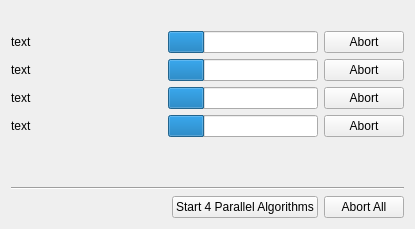
<?xml version="1.0" encoding="UTF-8"?>
<ui version="4.0">
 <class>Form</class>
 <widget class="QWidget" name="Form">
  <property name="geometry">
   <rect>
    <x>0</x>
    <y>0</y>
    <width>415</width>
    <height>229</height>
   </rect>
  </property>
  <property name="windowTitle">
   <string>Progress Observer of Algorithm Calls</string>
  </property>
  <layout class="QVBoxLayout" name="verticalLayout">
   <item>
    <widget class="QLabel" name="lblStatus">
     <property name="text">
      <string/>
     </property>
    </widget>
   </item>
   <item>
    <layout class="QGridLayout" name="gridLayout">
     <item row="0" column="0">
      <widget class="QLabel" name="lblRun1">
       <property name="sizePolicy">
        <sizepolicy hsizetype="MinimumExpanding" vsizetype="Preferred">
         <horstretch>0</horstretch>
         <verstretch>0</verstretch>
        </sizepolicy>
       </property>
       <property name="text">
        <string>text</string>
       </property>
      </widget>
     </item>
     <item row="0" column="1">
      <widget class="QProgressBar" name="progressRun1">
       <property name="value">
        <number>24</number>
       </property>
       <property name="textVisible">
        <bool>false</bool>
       </property>
       <property name="invertedAppearance">
        <bool>false</bool>
       </property>
       <property name="format">
        <string>%p%</string>
       </property>
      </widget>
     </item>
     <item row="0" column="2">
      <widget class="QPushButton" name="btnAbortRun1">
       <property name="text">
        <string>Abort</string>
       </property>
      </widget>
     </item>
     <item row="1" column="0">
      <widget class="QLabel" name="lblRun2">
       <property name="text">
        <string>text</string>
       </property>
      </widget>
     </item>
     <item row="1" column="1">
      <widget class="QProgressBar" name="progressRun2">
       <property name="value">
        <number>24</number>
       </property>
       <property name="textVisible">
        <bool>false</bool>
       </property>
       <property name="invertedAppearance">
        <bool>false</bool>
       </property>
       <property name="format">
        <string>%p%</string>
       </property>
      </widget>
     </item>
     <item row="1" column="2">
      <widget class="QPushButton" name="btnAbortRun2">
       <property name="text">
        <string>Abort</string>
       </property>
      </widget>
     </item>
     <item row="2" column="0">
      <widget class="QLabel" name="lblRun3">
       <property name="text">
        <string>text</string>
       </property>
      </widget>
     </item>
     <item row="2" column="1">
      <widget class="QProgressBar" name="progressRun3">
       <property name="value">
        <number>24</number>
       </property>
       <property name="textVisible">
        <bool>false</bool>
       </property>
       <property name="invertedAppearance">
        <bool>false</bool>
       </property>
       <property name="format">
        <string>%p%</string>
       </property>
      </widget>
     </item>
     <item row="2" column="2">
      <widget class="QPushButton" name="btnAbortRun3">
       <property name="text">
        <string>Abort</string>
       </property>
      </widget>
     </item>
     <item row="3" column="0">
      <widget class="QLabel" name="lblRun4">
       <property name="text">
        <string>text</string>
       </property>
      </widget>
     </item>
     <item row="3" column="1">
      <widget class="QProgressBar" name="progressRun4">
       <property name="value">
        <number>24</number>
       </property>
       <property name="textVisible">
        <bool>false</bool>
       </property>
       <property name="invertedAppearance">
        <bool>false</bool>
       </property>
       <property name="format">
        <string>%p%</string>
       </property>
      </widget>
     </item>
     <item row="3" column="2">
      <widget class="QPushButton" name="btnAbortRun4">
       <property name="text">
        <string>Abort</string>
       </property>
      </widget>
     </item>
    </layout>
   </item>
   <item>
    <spacer name="verticalSpacer">
     <property name="orientation">
      <enum>Qt::Vertical</enum>
     </property>
     <property name="sizeHint" stdset="0">
      <size>
       <width>20</width>
       <height>31</height>
      </size>
     </property>
    </spacer>
   </item>
   <item>
    <widget class="Line" name="line">
     <property name="orientation">
      <enum>Qt::Horizontal</enum>
     </property>
    </widget>
   </item>
   <item>
    <layout class="QHBoxLayout" name="horizontalLayout">
     <item>
      <spacer name="horizontalSpacer">
       <property name="orientation">
        <enum>Qt::Horizontal</enum>
       </property>
       <property name="sizeHint" stdset="0">
        <size>
         <width>40</width>
         <height>20</height>
        </size>
       </property>
      </spacer>
     </item>
     <item>
      <widget class="QPushButton" name="btnStart">
       <property name="sizePolicy">
        <sizepolicy hsizetype="Minimum" vsizetype="Fixed">
         <horstretch>0</horstretch>
         <verstretch>0</verstretch>
        </sizepolicy>
       </property>
       <property name="text">
        <string>Start 4 Parallel Algorithms</string>
       </property>
      </widget>
     </item>
     <item>
      <widget class="QPushButton" name="btnAbort">
       <property name="text">
        <string>Abort All</string>
       </property>
      </widget>
     </item>
    </layout>
   </item>
  </layout>
 </widget>
 <resources/>
 <connections/>
</ui>
